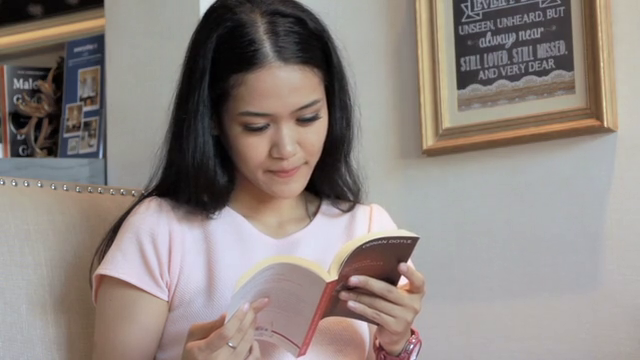
#> input picture frame 37 of 10.1 eye.mp4.mp4, 640 x 360 px, given in place of the camera
$ python vidyoya_yaz.py
#> lines starting #> are read from the running program, lines starting #| are printed output that depends on the picture
# OpenCV ile videoya yazma (RGB kanallarını gösterir)

import cv2
import numpy as np
from imutils.video import VideoStream
import imutils
import time

print("[INFO] Kamera başlatılıyor...")
vs = VideoStream(src=0).start()   # Kamerayı başlat
time.sleep(2.0)                   # Isınma süresi

fourcc = cv2.VideoWriter_fourcc(*"MJPG")  # Codec ayarı
output_path = "ornek_video.avi"           # Çıkış dosyası
fps = 20
writer = None
(h, w) = (None, None)
zeros = None

while True:
    frame = vs.read()
#> frame is the input picture: shape (360, 640, 3); mean B, G, R 129.2, 133.8, 143.2
    frame = imutils.resize(frame, width=300)
#> frame: shape (168, 300, 3)

    if writer is None:
        (h, w) = frame.shape[:2]         # Genişlik-yükseklik al
#> h = 168; w = 300
        writer = cv2.VideoWriter(output_path, fourcc, fps, (w * 2, h * 2), True)
        zeros = np.zeros((h, w), dtype="uint8")  # Boş matris

    (B, G, R) = cv2.split(frame)         # RGB ayır
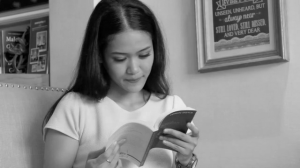
#> G: shape (168, 300); min 0, max 235, mean 133.8
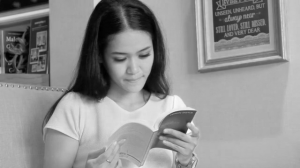
#> R: shape (168, 300); min 0, max 250, mean 143.2
    R = cv2.merge([zeros, zeros, R])     # Kırmızı kanal
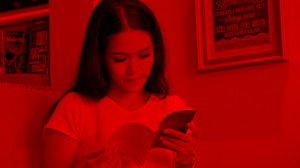
#> R: shape (168, 300, 3); mean of channels 0, 1, 2 0, 0, 143.2; drawn as B, G, R
    G = cv2.merge([zeros, G, zeros])     # Yeşil kanal
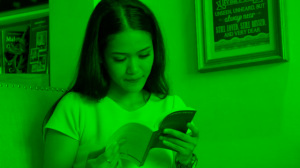
#> G: shape (168, 300, 3); mean of channels 0, 1, 2 0, 133.8, 0; drawn as B, G, R
    B = cv2.merge([B, zeros, zeros])     # Mavi kanal
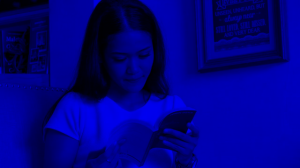
#> B: shape (168, 300, 3); mean of channels 0, 1, 2 129.2, 0, 0; drawn as B, G, R

    output = np.zeros((h * 2, w * 2, 3), dtype="uint8")
    output[0:h, 0:w] = frame             # Sol üst: orijinal
    output[0:h, w:w*2] = R               # Sağ üst: kırmızı
    output[h:h*2, 0:w] = B               # Sol alt: mavi
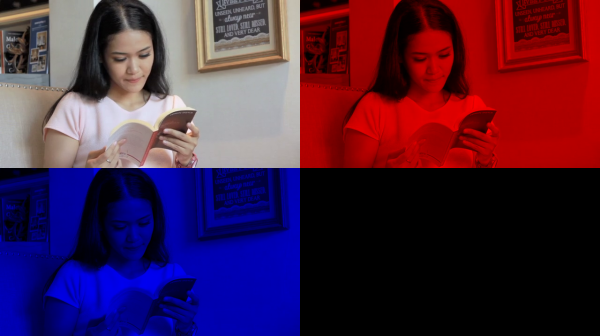
#> output: shape (336, 600, 3); mean B, G, R 64.6, 33.4, 71.6
    output[h:h*2, w:w*2] = G             # Sağ alt: yeşil
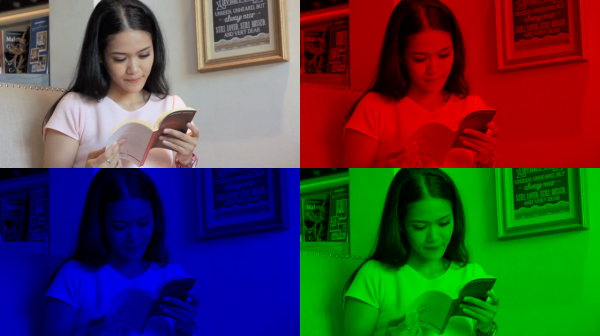
#> output: shape (336, 600, 3); mean B, G, R 64.6, 66.9, 71.6

    cv2.imshow("Kamera", frame)
    cv2.imshow("Çıktı", output)
    writer.write(output)                 # Videoya yaz

    if cv2.waitKey(1) & 0xFF == ord("q"):
#> (key q is pressed here)
        break

print("[INFO] Temizleniyor...")
cv2.destroyAllWindows()
vs.stop()                                # Kamerayı durdur
writer.release()                         # Videoyu kaydet ve kapat

$ run again, starting later in the video
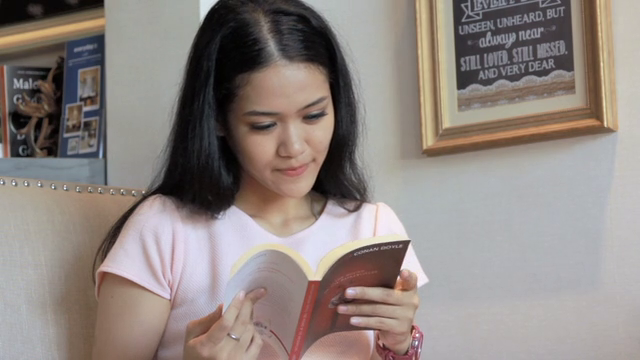
#> input picture frame 168 of 10.1 eye.mp4.mp4, 640 x 360 px, given in place of the camera
#> frame is the input picture: shape (360, 640, 3); mean B, G, R 129.4, 133.7, 143.3
#> frame: shape (168, 300, 3)
#> `B = cv2.merge([B, zeros, zeros])`:
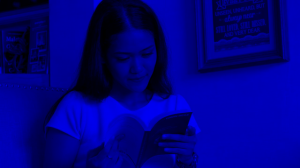
#> B: shape (168, 300, 3); mean of channels 0, 1, 2 129.4, 0, 0; drawn as B, G, R
#> `output[h:h*2, w:w*2] = G`:
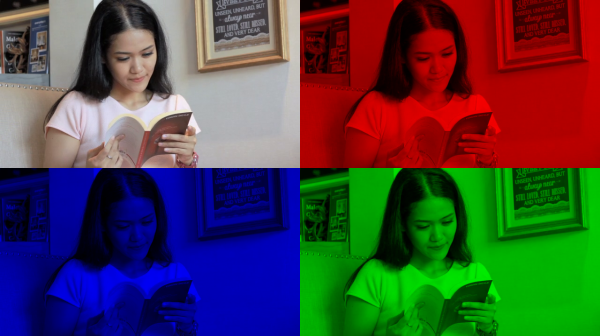
#> output: shape (336, 600, 3); mean B, G, R 64.7, 66.9, 71.7

$ run again, starting later in the video
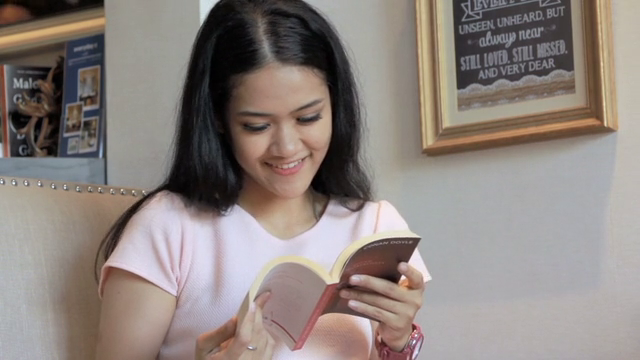
#> input picture frame 300 of 10.1 eye.mp4.mp4, 640 x 360 px, given in place of the camera
#> frame is the input picture: shape (360, 640, 3); mean B, G, R 127, 131.6, 141.5
#> frame: shape (168, 300, 3)
#> `B = cv2.merge([B, zeros, zeros])`:
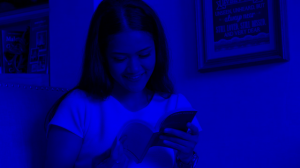
#> B: shape (168, 300, 3); mean of channels 0, 1, 2 127, 0, 0; drawn as B, G, R
#> `output[h:h*2, w:w*2] = G`:
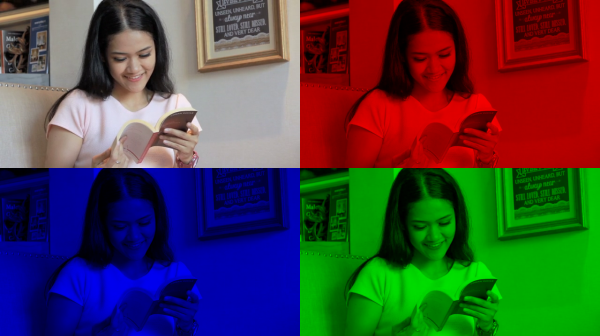
#> output: shape (336, 600, 3); mean B, G, R 63.5, 65.8, 70.8
